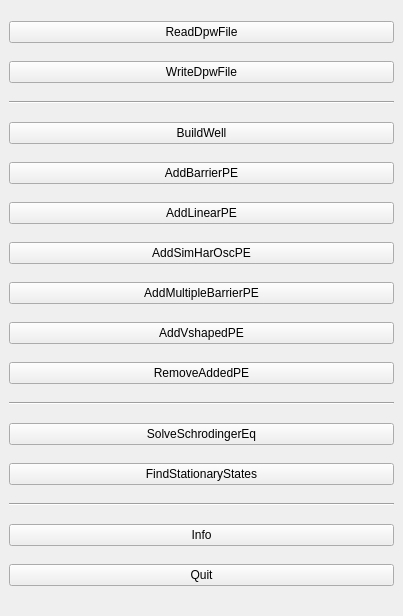
<?xml version="1.0" encoding="UTF-8"?>
<ui version="4.0">
 <class>MainDockWidget</class>
 <widget class="QDockWidget" name="MainDockWidget">
  <property name="geometry">
   <rect>
    <x>0</x>
    <y>0</y>
    <width>403</width>
    <height>616</height>
   </rect>
  </property>
  <property name="windowTitle">
   <string>SteeringOptions</string>
  </property>
  <widget class="QWidget" name="dockWidgetContents">
   <layout class="QVBoxLayout" name="verticalLayout">
    <item>
     <widget class="QPushButton" name="pb_readfile">
      <property name="text">
       <string>ReadDpwFile</string>
      </property>
     </widget>
    </item>
    <item>
     <widget class="QPushButton" name="pb_writefile">
      <property name="text">
       <string>WriteDpwFile</string>
      </property>
     </widget>
    </item>
    <item>
     <widget class="Line" name="line_3">
      <property name="orientation">
       <enum>Qt::Horizontal</enum>
      </property>
     </widget>
    </item>
    <item>
     <widget class="QPushButton" name="pb_buildwell">
      <property name="text">
       <string>BuildWell</string>
      </property>
     </widget>
    </item>
    <item>
     <widget class="QPushButton" name="pb_addbarrier">
      <property name="text">
       <string>AddBarrierPE</string>
      </property>
     </widget>
    </item>
    <item>
     <widget class="QPushButton" name="pb_addslopedbase">
      <property name="text">
       <string>AddLinearPE</string>
      </property>
     </widget>
    </item>
    <item>
     <widget class="QPushButton" name="pb_addsimharosc">
      <property name="text">
       <string>AddSimHarOscPE</string>
      </property>
     </widget>
    </item>
    <item>
     <widget class="QPushButton" name="pb_addmultibarriers">
      <property name="text">
       <string>AddMultipleBarrierPE</string>
      </property>
     </widget>
    </item>
    <item>
     <widget class="QPushButton" name="pb_addvpe">
      <property name="text">
       <string>AddVshapedPE</string>
      </property>
     </widget>
    </item>
    <item>
     <widget class="QPushButton" name="pb_removebarrier">
      <property name="text">
       <string>RemoveAddedPE</string>
      </property>
     </widget>
    </item>
    <item>
     <widget class="Line" name="line_2">
      <property name="orientation">
       <enum>Qt::Horizontal</enum>
      </property>
     </widget>
    </item>
    <item>
     <widget class="QPushButton" name="pb_solvepotwell">
      <property name="text">
       <string>SolveSchrodingerEq</string>
      </property>
     </widget>
    </item>
    <item>
     <widget class="QPushButton" name="pb_findstatstates">
      <property name="text">
       <string>FindStationaryStates</string>
      </property>
     </widget>
    </item>
    <item>
     <widget class="Line" name="line">
      <property name="orientation">
       <enum>Qt::Horizontal</enum>
      </property>
     </widget>
    </item>
    <item>
     <widget class="QPushButton" name="pb_info">
      <property name="text">
       <string>Info</string>
      </property>
     </widget>
    </item>
    <item>
     <widget class="QPushButton" name="pb_quit">
      <property name="text">
       <string>Quit</string>
      </property>
     </widget>
    </item>
   </layout>
  </widget>
 </widget>
 <resources/>
 <connections/>
</ui>
